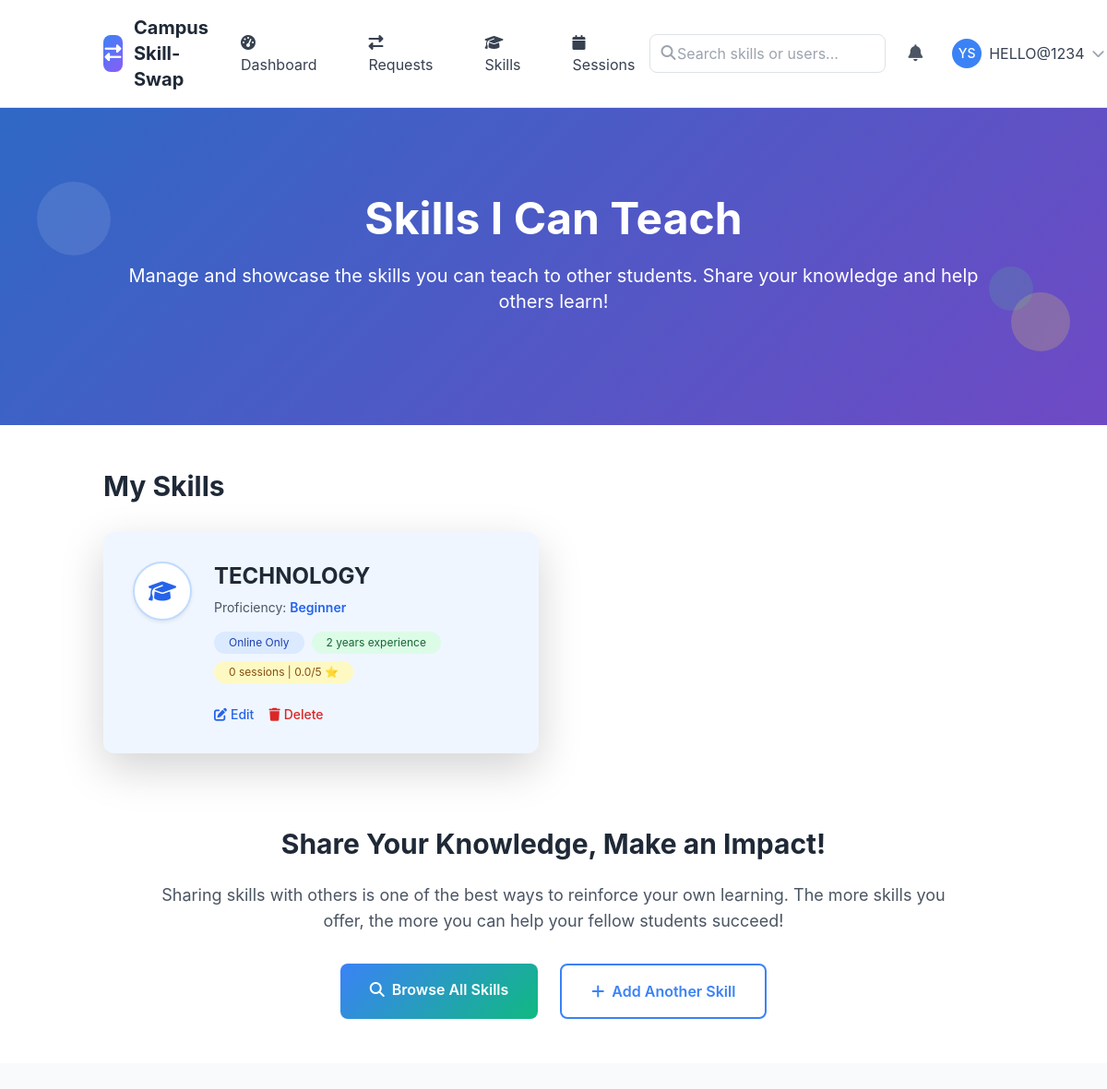
/skills/offered/ (signed in), run on the app's committed database.
### skills/models.py (models this page shows, shortened)
class OfferedSkill(models.Model):
    PROFICIENCY_LEVELS = [
        ('beginner', 'Beginner'),
        ('intermediate', 'Intermediate'),
        ('advanced', 'Advanced'),
        ('expert', 'Expert'),
    ]
    user = models.ForeignKey(User, on_delete=models.CASCADE, related_name='offered_skills')
    skill = models.ForeignKey(Skill, on_delete=models.CASCADE, related_name='offered_by_users')
    proficiency_level = models.CharField(max_length=20, choices=PROFICIENCY_LEVELS)
    description = models.TextField(blank=True, help_text="Describe your experience with this skill")
    years_of_experience = models.PositiveIntegerField(default=0)
    is_active = models.BooleanField(default=True)
    teaching_preference = models.CharField(max_length=20, choices=[
        ('online', 'Online Only'),
        ('in_person', 'In-Person Only'),
        ('both', 'Both Online and In-Person'),
    ], default='both')
    max_students_per_session = models.PositiveIntegerField(default=1)
    created_at = models.DateTimeField(auto_now_add=True)
    updated_at = models.DateTimeField(auto_now=True)
    total_sessions = models.PositiveIntegerField(default=0)
    average_rating = models.FloatField(default=0.0)
    class Meta:
        ordering = ['-created_at']
        unique_together = ['user', 'skill']
        db_table = 'offeredskill'

class Skill(models.Model):
    name = models.CharField(max_length=100)
    category = models.ForeignKey(SkillCategory, on_delete=models.CASCADE, related_name='skills')
    description = models.TextField(blank=True)
    is_popular = models.BooleanField(default=False)
    created_at = models.DateTimeField(auto_now_add=True)
    updated_at = models.DateTimeField(auto_now=True)
    class Meta:
        ordering = ['category__name', 'name']
        unique_together = ['name', 'category']

### skills/views.py (the view)
# urls.py: path('offered/', views.OfferedSkillListView.as_view(), name='offered_list'),
class OfferedSkillListView(LoginRequiredMixin, ListView):
    model = OfferedSkill
    template_name = 'skills/offered_list.html'
    context_object_name = 'offered_skills'
    def get_queryset(self):
        return OfferedSkill.objects.filter(user=self.request.user)
    def get_context_data(self, **kwargs):
        context = super().get_context_data(**kwargs)
        context['desired_skills'] = self.request.user.desired_skills.all()
        return context

### templates/skills/offered_list.html (shortened to what this page needs)
{% extends 'base.html' %}
{% load static %}
{% block content %}
<section class="gradient-bg relative overflow-hidden">
    <div class="absolute inset-0 bg-black opacity-20"></div>
    <div class="relative container mx-auto px-4 py-16 lg:py-24">
        <div class="text-center text-white">
            <h1 class="text-4xl lg:text-5xl font-bold mb-4">Skills I Can Teach</h1>
            <p class="text-lg lg:text-xl mb-6">Manage and showcase the skills you can teach to other students. Share your knowledge and help others learn!</p>
        </div>
    </div>
    <div class="absolute top-20 left-10 w-20 h-20 bg-white opacity-10 rounded-full animate-bounce"></div>
    <div class="absolute bottom-20 right-10 w-16 h-16 bg-yellow-300 opacity-20 rounded-full animate-pulse"></div>
    <div class="absolute top-1/2 right-20 w-12 h-12 bg-green-400 opacity-15 rounded-full animate-bounce delay-75"></div>
</section>
<section class="py-12 bg-white">
    <div class="container mx-auto px-4">
        <div class="max-w-6xl mx-auto">
            <div class="flex items-center justify-between mb-8">
                <h2 class="text-3xl font-bold text-gray-800">My Skills</h2>
            </div>
            {% if offered_skills %}
                <div class="grid grid-cols-1 lg:grid-cols-2 gap-8">
                    {% for offered in offered_skills %}
                    <div class="bg-blue-50 rounded-xl p-8 shadow-lg hover:shadow-xl transition-all transform hover:-translate-y-1">
                        <div class="flex items-start gap-6">
                            <div class="w-16 h-16 rounded-full flex items-center justify-center bg-white border-2 border-blue-200 shadow-sm">
                                <i class="fas fa-graduation-cap text-blue-600 text-2xl"></i>
                            </div>
                            <div class="flex-1">
                                <h3 class="text-2xl font-bold text-gray-800 mb-2">{{ offered.skill.name }}</h3>
                                <p class="text-sm text-gray-600 mb-2">Proficiency: <span class="font-semibold text-blue-600">{{ offered.get_proficiency_level_display }}</span></p>
                                <div class="flex flex-wrap gap-2 mb-4">
                                    <span class="inline-block bg-blue-100 text-blue-800 text-xs px-3 py-1 rounded-full">{{ offered.get_teaching_preference_display }}</span>
                                    <span class="inline-block bg-green-100 text-green-800 text-xs px-3 py-1 rounded-full">{{ offered.years_of_experience }} years experience</span>
                                    <span class="inline-block bg-yellow-100 text-yellow-800 text-xs px-3 py-1 rounded-full">{{ offered.total_sessions }} sessions | {{ offered.average_rating|floatformat:1 }}/5 ⭐</span>
                                </div>
                                <div class="flex gap-3">
                                    <a href="{% url 'skills:offered_edit' offered.pk %}" class="text-blue-600 hover:text-blue-800 font-medium text-sm flex items-center">
                                        <i class="fas fa-edit mr-1"></i>Edit
                                    </a>
                                    <a href="{% url 'skills:offered_delete' offered.pk %}" class="text-red-600 hover:text-red-800 font-medium text-sm flex items-center">
                                        <i class="fas fa-trash mr-1"></i>Delete
                                    </a>
                                </div>
                            </div>
                        </div>
                    </div>
                    {% endfor %}
                </div>
            {% endif %}
        </div>
        <div class="mt-20 text-center max-w-4xl mx-auto">
            <h3 class="text-3xl font-bold text-gray-800 mb-4">Share Your Knowledge, Make an Impact!</h3>
                            <p class="text-lg text-gray-600 mb-8">Sharing skills with others is one of the best ways to reinforce your own learning. The more skills you offer, the more you can help your fellow students succeed!</p>
            <div class="flex flex-col sm:flex-row gap-4 justify-center">
                <a href="{% url 'skills:skill_list' %}" class="btn-primary-custom px-8 py-3 text-white rounded-lg font-semibold hover:shadow-lg transition-all inline-block">
                    <i class="fas fa-search mr-2"></i>Browse All Skills
                </a>
                <a href="{% url 'skills:add_skill' %}" class="bg-white border-2 border-blue-500 text-blue-500 px-8 py-3 rounded-lg font-semibold hover:bg-blue-50 transition-all inline-block">
                    <i class="fas fa-plus mr-2"></i>Add Another Skill
                </a>
            </div>
        </div>
    </div>
</section>
{% endblock %}

### templates/base.html (shortened to what this page needs)
{% load static %}
<!DOCTYPE html>
<html lang="en" class="h-full">
<head>
    <script src="https://cdn.tailwindcss.com"></script>
    <link href="https://cdn.jsdelivr.net/npm/bootstrap@5.3.2/dist/css/bootstrap.min.css" rel="stylesheet">
    <link rel="stylesheet" href="https://cdnjs.cloudflare.com/ajax/libs/font-awesome/6.5.1/css/all.min.css">
</head>
<body class="bg-gray-50 h-full">
    <nav class="bg-white shadow-lg border-b">
        <div class="container mx-auto px-4">
            <div class="flex justify-between items-center py-3">
                <div class="flex items-center space-x-3">
                    <div class="w-10 h-10 gradient-bg rounded-lg flex items-center justify-center">
                        <i class="fas fa-exchange-alt text-white text-lg"></i>
                    </div>
                    <a href="{% url 'core:home' %}" class="text-xl font-bold text-gray-800 hover:text-blue-600 transition-colors">
                        Campus Skill-Swap
                    </a>
                </div>
                <div class="hidden md:flex items-center space-x-6">
                    {% if user.is_authenticated %}
                        <a href="{% url 'core:dashboard' %}" class="nav-link px-3 py-2 text-gray-700 hover:text-blue-600 transition-colors">
                            <i class="fas fa-tachometer-alt mr-2"></i>Dashboard
                        </a>
                        <a href="{% url 'core:requests' %}" class="nav-link px-3 py-2 text-gray-700 hover:text-blue-600 transition-colors">
                            <i class="fas fa-exchange-alt mr-2"></i>Requests
                        </a>
                        <a href="{% url 'skills:skill_list' %}" class="nav-link px-3 py-2 text-gray-700 hover:text-blue-600 transition-colors">
                            <i class="fas fa-graduation-cap mr-2"></i>Skills
                        </a>
                        <a href="{% url 'skill_sessions:session_management' %}" class="nav-link px-3 py-2 text-gray-700 hover:text-blue-600 transition-colors">
                            <i class="fas fa-calendar mr-2"></i>Sessions
                        </a>
                    {% endif %}
                </div>
                <div class="flex items-center space-x-4">
                    {% if user.is_authenticated %}
                        <div class="relative hidden lg:block">
                            <input type="text" placeholder="&nbsp;Search skills or users..."
                                   class="w-64 px-4 py-2 pl-10 pr-4 border border-gray-300 rounded-lg focus:ring-2 focus:ring-blue-500 focus:border-transparent">
                            <i class="fas fa-search absolute left-3 top-3 text-gray-400"></i>
                        </div>
                        <div class="relative">
                            <button id="notificationBtn" class="relative p-2 text-gray-600 hover:text-blue-600 transition-colors">
                                <i class="fas fa-bell text-lg"></i>
                            </button>
                        </div>
                        <div class="relative">
                            <button id="userMenuBtn" class="flex items-center space-x-2 p-2 rounded-lg hover:bg-gray-100 transition-colors">
                                {% if user.profile.profile_picture %}
                                    <img src="{{ user.profile.profile_picture.url }}" alt="Profile" class="w-8 h-8 rounded-full">
                                {% else %}
                                    <div class="w-8 h-8 bg-blue-500 rounded-full flex items-center justify-center">
                                        <span class="text-white text-sm font-medium">{{ user.first_name|first|upper }}{{ user.last_name|first|upper }}</span>
                                    </div>
                                {% endif %}
                                <span class="hidden md:block text-gray-700">{{ user.username}}</span>
                                <i class="fas fa-chevron-down text-gray-400 text-sm"></i>
                            </button>
                        </div>
                    {% endif %}
                </div>
            </div>
        </div>
    </nav>
    <main class="min-h-screen">
        {% block content %}{% endblock %}
    </main>
</body>
</html>

### templates/base.html (style rules this page uses)
:root { --primary-color: #3B82F6; --secondary-color: #10B981; --accent-color: #8B5CF6; --warning-color: #F59E0B; --danger-color: #EF4444; }
body { font-family: 'Inter', -apple-system, BlinkMacSystemFont, sans-serif; }
.gradient-bg { background: linear-gradient(135deg, var(--primary-color) 0%, var(--accent-color) 100%); }
.btn-primary-custom { background: linear-gradient(135deg, var(--primary-color), var(--secondary-color)); border: none; transition: all 0.3s ease; }

### data on the page
OfferedSkill: skill.name "TECHNOLOGY", proficiency_level "Beginner", teaching_preference "Online Only", years_of_experience "2", total_sessions "0", average_rating "0.0"

### other printed values
{{ user.first_name|first|upper }} "Y"
{{ user.last_name|first|upper }} "S"
{{ user.username }} "HELLO@1234"
